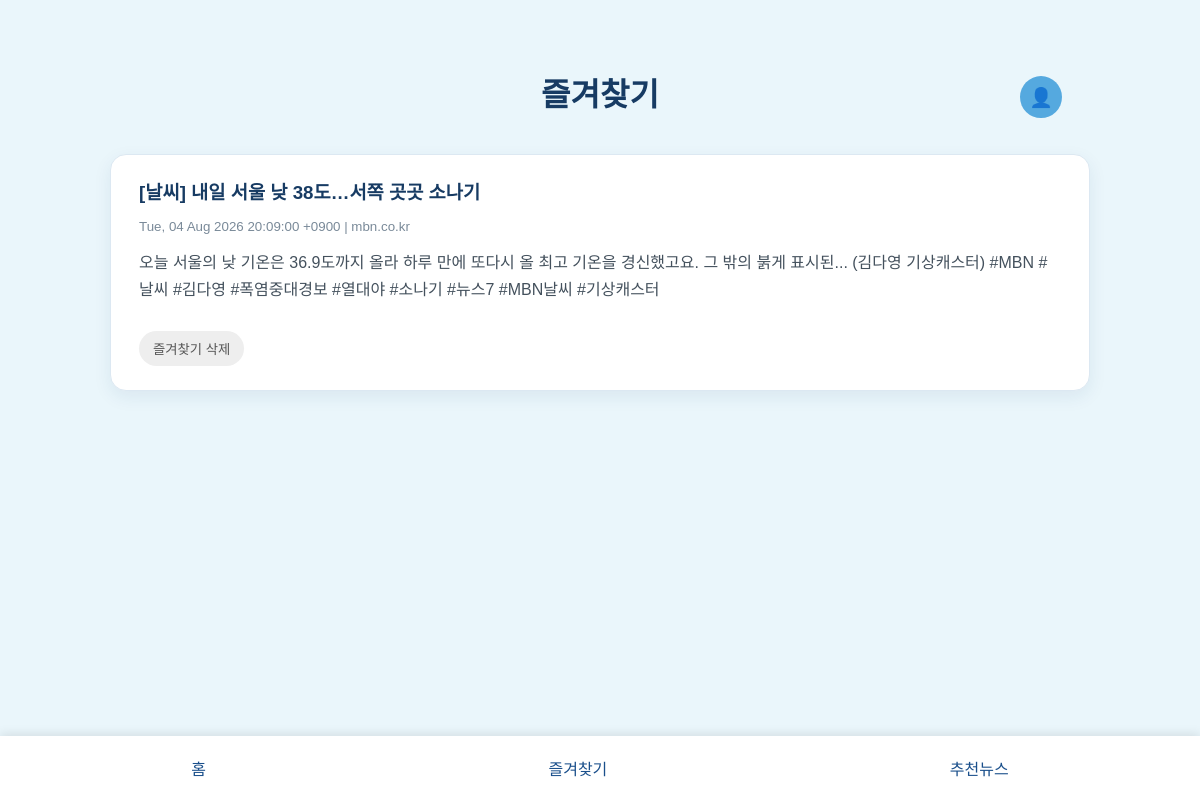
Page /favorites (signed in) on the committed database.
### tables this page shows
CREATE TABLE "favorites" (
            id INTEGER PRIMARY KEY AUTOINCREMENT,
            username TEXT NOT NULL,
            news_title TEXT NOT NULL,
            news_content TEXT NOT NULL,
            news_date TEXT NOT NULL,
            news_source TEXT NOT NULL,
            news_link TEXT NOT NULL,
            UNIQUE(username, news_link)
        );

### app.py (the view)
@app.route("/favorites")
def favorites():
    username = session.get("username")
    if not username:
        return redirect(url_for("login"))
    connection = sqlite3.connect("news.db")
    favorite_news = connection.execute(
        """
        SELECT
            id,
            news_title,
            news_content,
            news_date,
            news_source,
            news_link
        FROM favorites
        WHERE username = ?
        ORDER BY id DESC
        """,
        (username,),
    ).fetchall()
    connection.close()
    return render_template(
        "favorites.html",
        favorite_news=favorite_news,
    )

### templates/favorites.html (shortened to what this page needs)
<!DOCTYPE html>
<html lang="ko">
<head>
    <link
        rel="stylesheet"
        href="{{ url_for('static', filename='style.css') }}"
    >
</head>
<body>
    <div class="title-row">
        <h1>즐겨찾기</h1>
        {% if session.get("username") %}
            <a href="{{ url_for('profile') }}" class="profile-icon">
                👤
            </a>
        {% else %}
            <a href="{{ url_for('login') }}" class="profile-icon">
                👤
            </a>
        {% endif %}
    </div>
    <main>
        {% if favorite_news %}
            {% for news in favorite_news %}
            <article>
                <h3>
                    {% if news[5] and not news[5].startswith('legacy://') %}
                        <a
                            href="{{ news[5] }}"
                            target="_blank"
                            rel="noopener noreferrer"
                            class="news-title-link"
                        >
                            {{ news[1] }}
                        </a>
                    {% else %}
                        {{ news[1] }}
                    {% endif %}
                </h3>
                <small>
                    {{ news[3] }} | {{ news[4] }}
                </small>
                <p>{{ news[2] }}</p>
                <form
                    method="POST"
                    action="{{ url_for(
                        'delete_favorite',
                        favorite_id=news[0]
                    ) }}"
                >
                    <button
                        type="submit"
                        class="delete-button"
                    >
                        즐겨찾기 삭제
                    </button>
                </form>
            </article>
            {% endfor %}
        {% else %}
            <p>아직 즐겨찾기한 뉴스가 없습니다.</p>
        {% endif %}
    </main>
    <footer>
        <a href="{{ url_for('home') }}">홈</a>
        <a href="{{ url_for('favorites') }}">즐겨찾기</a>
        <a href="{{ url_for('interests') }}">추천뉴스</a>
    </footer>
</body>
</html>

### static/style.css (style rules this page uses)
* { box-sizing: border-box; }
body { min-height: 100vh; margin: 0; padding: 30px 24px 100px; background-color: #eaf6fb; color: #173b63; font-family: Arial, sans-serif; }
h1 { margin: 40px 0 10px; text-align: center; color: #173b63; }
p { color: #555555; }
.title-row { position: relative; width: min(92%, 980px); height: 50px; margin: 40px auto 10px; }
.title-row h1 { margin: 0; line-height: 50px; text-align: center; }
.title-row .profile-icon { position: absolute; top: 50%; left: calc(50% + 420px); transform: translateY(-45%); display: flex; justify-content: center; align-items: center; width: 42px; height: 42px; border-radius: 50%; background-color: #55a9df; color: #ffffff; text-decoration: none; font-size: 19px; font-weight: normal; cursor: pointer; }
button { padding: 10px 20px; border: none; border-radius: 20px; background-color: #5dade2; color: #ffffff; cursor: pointer; }
main { width: min(92%, 980px); margin: 34px auto 100px; padding: 0; }
article { width: 100%; margin-bottom: 20px; padding: 24px 28px; background-color: #ffffff; border: 1px solid #dce8f2; border-radius: 16px; box-shadow: 0 6px 18px rgba(30, 70, 110, 0.08); transition: transform 0.2s ease, box-shadow 0.2s ease; }
article h3 { margin: 0 0 10px; color: #173b63; line-height: 1.5; }
article small { color: #7a8a99; }
article p { margin-top: 14px; color: #44515d; line-height: 1.7; }
.delete-button { margin-top: 12px; padding: 8px 14px; border-radius: 18px; background-color: #eeeeee; color: #555555; }
footer { position: fixed; z-index: 30; right: 0; bottom: 0; left: 0; display: flex; justify-content: space-around; padding: 12px 20px; background-color: #ffffff; box-shadow: 0 -2px 10px rgba(0, 0, 0, 0.1); }
footer a { padding: 8px 12px; color: #1a4f8b; text-decoration: none; }
.news-title-link { color: #173b63; text-decoration: none; }
article h3 a { color: #0b3d6e; text-decoration: none; }

### rows in the picture
favorites: news_title "[날씨] 내일 서울 낮 38도…서쪽 곳곳 소나기", news_date "Tue, 04 Aug 2026 20:09:00 +0900", news_source "mbn.co.kr", news_content "오늘 서울의 낮 기온은 36.9도까지 올라 하루 만에 또다시 올 최고 기온을 경신했고요. 그 밖의 붉게 표시된... (김다영 기상캐스터) #MBN #날씨 #김다영 #폭염중대경보 #열대야 #소나기 #뉴스7 #MBN날씨 #기상캐스터"
